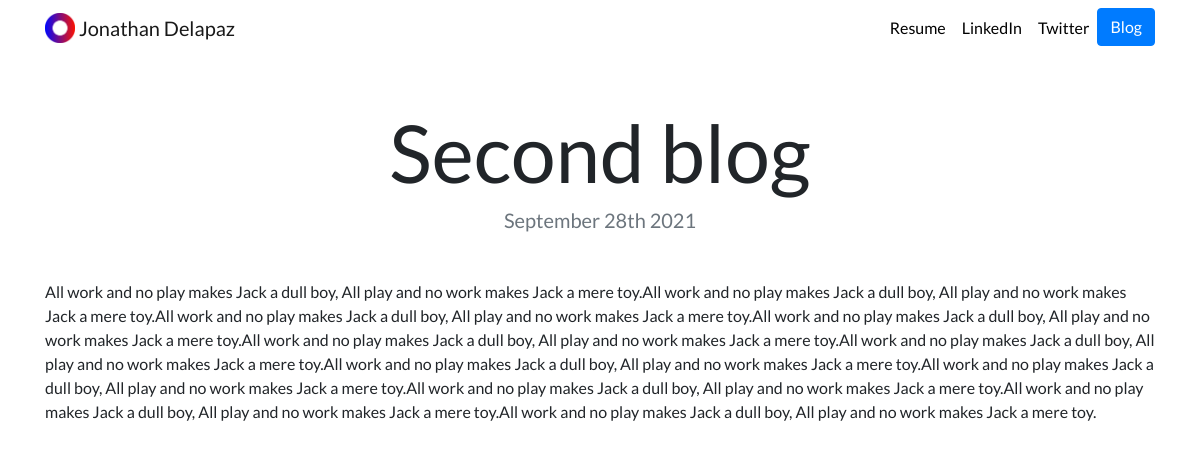
The app's page /blog/2/ with its own data.
### blog/models.py (models this page shows, shortened)
class Blog(models.Model):
    title = models.CharField(max_length=30)
    date = models.DateField()
    content = models.TextField()

### blog/views.py (the view)
# urls.py: path('<int:id>/', views.detail, name='detail')
def detail(request, id):
    return render(request, 'blog/detail.html', {'blog': get_object_or_404(Blog, id=id)})

### blog/templates/blog/detail.html
{% extends "portfolio/base.html" %}
{% load static %}
{% block content %}
<h1 class="text-center mt-5" id="blogdetailtitle">{{ blog.title }}</h1>
<h5 class="text-center text-muted mb-5">{{ blog.date|date:'F jS Y' }}</h5>
{{ blog.content|safe }}
{% endblock %}

### portfolio/static/portfolio/custom.css (style rules this page uses)
body { font-family: "Lato", sans-serif; }
@media (min-width: 992px) { #blogdetailtitle { font-size: 5rem; } }

### records on screen
Blog: title "Second blog", date "September 28th 2021", content "All work and no play makes Jack a dull boy, All play and no work makes Jack a mere toy.All work and no play makes Jack a dull boy, All play and no work makes Jack a mere toy.All work and no play makes Jack a dull boy, All play and no work makes Jack a mere toy.All work and no play makes Jack a dull boy, All play and no work makes Jack a mere toy.All work and no play makes Jack a dull boy, All play and no work makes Jack a mere toy.All work and no play makes Jack a dull boy, All play and no work makes Jack a mere toy.All work and no play makes Jack a dull boy, All play and no work makes Jack a mere toy.All work and no play makes Jack a dull boy, All play and no work makes Jack a mere toy.All…"
